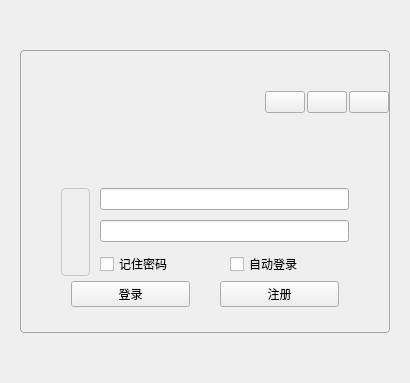
<?xml version="1.0" encoding="UTF-8"?>
<ui version="4.0">
 <class>LoginWidget</class>
 <widget class="QWidget" name="LoginWidget">
  <property name="geometry">
   <rect>
    <x>0</x>
    <y>0</y>
    <width>410</width>
    <height>383</height>
   </rect>
  </property>
  <property name="windowTitle">
   <string>Form</string>
  </property>
  <property name="styleSheet">
   <string notr="true">QWidget#page,QWidget#page_2{
border:1px solid #A5A6A8;
border-radius:4px;
}</string>
  </property>
  <layout class="QVBoxLayout" name="verticalLayout_8">
   <property name="spacing">
    <number>0</number>
   </property>
   <property name="leftMargin">
    <number>20</number>
   </property>
   <property name="topMargin">
    <number>50</number>
   </property>
   <property name="rightMargin">
    <number>20</number>
   </property>
   <property name="bottomMargin">
    <number>50</number>
   </property>
   <item>
    <widget class="animationLogin" name="stackedWidget">
     <property name="currentIndex">
      <number>0</number>
     </property>
     <widget class="QWidget" name="page">
      <layout class="QVBoxLayout" name="verticalLayout_5">
       <property name="spacing">
        <number>0</number>
       </property>
       <property name="leftMargin">
        <number>1</number>
       </property>
       <property name="topMargin">
        <number>1</number>
       </property>
       <property name="rightMargin">
        <number>1</number>
       </property>
       <property name="bottomMargin">
        <number>1</number>
       </property>
       <item>
        <widget class="QWidget" name="widgetWinTitle" native="true">
         <layout class="QHBoxLayout" name="horizontalLayout_3">
          <property name="spacing">
           <number>2</number>
          </property>
          <property name="leftMargin">
           <number>0</number>
          </property>
          <property name="topMargin">
           <number>0</number>
          </property>
          <property name="rightMargin">
           <number>0</number>
          </property>
          <property name="bottomMargin">
           <number>0</number>
          </property>
          <item>
           <widget class="QLabel" name="labelWinIcon">
            <property name="text">
             <string/>
            </property>
            <property name="pixmap">
             <pixmap resource="resource.qrc">:/resource/images/robot.png</pixmap>
            </property>
            <property name="alignment">
             <set>Qt::AlignCenter</set>
            </property>
           </widget>
          </item>
          <item>
           <widget class="QLabel" name="labelWinTitle">
            <property name="sizePolicy">
             <sizepolicy hsizetype="Preferred" vsizetype="Preferred">
              <horstretch>1</horstretch>
              <verstretch>0</verstretch>
             </sizepolicy>
            </property>
            <property name="text">
             <string/>
            </property>
            <property name="alignment">
             <set>Qt::AlignLeading|Qt::AlignLeft|Qt::AlignVCenter</set>
            </property>
           </widget>
          </item>
          <item>
           <widget class="QPushButton" name="btnWinMenu">
            <property name="text">
             <string/>
            </property>
            <property name="icon">
             <iconset resource="resource.qrc">
              <normaloff>:/resource/common/ic_login_cfg.png</normaloff>:/resource/common/ic_login_cfg.png</iconset>
            </property>
           </widget>
          </item>
          <item>
           <widget class="QPushButton" name="btnWinMin">
            <property name="text">
             <string/>
            </property>
            <property name="icon">
             <iconset resource="resource.qrc">
              <normaloff>:/resource/common/ic_min.png</normaloff>:/resource/common/ic_min.png</iconset>
            </property>
           </widget>
          </item>
          <item>
           <widget class="QPushButton" name="btnWinClose">
            <property name="text">
             <string/>
            </property>
            <property name="icon">
             <iconset resource="resource.qrc">
              <normaloff>:/resource/common/ic_close_white.png</normaloff>:/resource/common/ic_close_white.png</iconset>
            </property>
           </widget>
          </item>
         </layout>
        </widget>
       </item>
       <item>
        <widget class="QWidget" name="widgetBody" native="true">
         <layout class="QVBoxLayout" name="verticalLayout_3">
          <property name="spacing">
           <number>0</number>
          </property>
          <property name="leftMargin">
           <number>0</number>
          </property>
          <property name="topMargin">
           <number>0</number>
          </property>
          <property name="rightMargin">
           <number>0</number>
          </property>
          <property name="bottomMargin">
           <number>0</number>
          </property>
          <item>
           <widget class="QLabel" name="label_3">
            <property name="text">
             <string/>
            </property>
            <property name="textFormat">
             <enum>Qt::AutoText</enum>
            </property>
            <property name="pixmap">
             <pixmap resource="resource.qrc">:/resource/background/logo.jpg</pixmap>
            </property>
            <property name="scaledContents">
             <bool>true</bool>
            </property>
            <property name="alignment">
             <set>Qt::AlignCenter</set>
            </property>
           </widget>
          </item>
          <item>
           <layout class="QVBoxLayout" name="verticalLayout_2">
            <property name="leftMargin">
             <number>40</number>
            </property>
            <property name="topMargin">
             <number>20</number>
            </property>
            <property name="rightMargin">
             <number>40</number>
            </property>
            <property name="bottomMargin">
             <number>20</number>
            </property>
            <item>
             <layout class="QHBoxLayout" name="horizontalLayout_2">
              <property name="spacing">
               <number>10</number>
              </property>
              <property name="leftMargin">
               <number>0</number>
              </property>
              <item>
               <widget class="QLabel" name="labelUserHead">
                <property name="sizePolicy">
                 <sizepolicy hsizetype="Preferred" vsizetype="Preferred">
                  <horstretch>0</horstretch>
                  <verstretch>0</verstretch>
                 </sizepolicy>
                </property>
                <property name="font">
                 <font>
                  <bold>false</bold>
                  <kerning>true</kerning>
                 </font>
                </property>
                <property name="styleSheet">
                 <string notr="true">border:1px solid #C9C9C9;
padding-left:10px;
padding-right:10px;
border-radius:4px;


</string>
                </property>
                <property name="text">
                 <string/>
                </property>
                <property name="pixmap">
                 <pixmap resource="resource.qrc">:/resource/head/head-64.png</pixmap>
                </property>
                <property name="alignment">
                 <set>Qt::AlignCenter</set>
                </property>
                <property name="wordWrap">
                 <bool>false</bool>
                </property>
                <property name="indent">
                 <number>-1</number>
                </property>
               </widget>
              </item>
              <item>
               <layout class="QVBoxLayout" name="verticalLayout">
                <item>
                 <widget class="QIconLineEdit" name="lineEditUser"/>
                </item>
                <item>
                 <widget class="QIconLineEdit" name="lineEditPasswed"/>
                </item>
                <item>
                 <layout class="QHBoxLayout" name="horizontalLayout">
                  <item>
                   <widget class="QCheckBox" name="checkBoxPasswd">
                    <property name="text">
                     <string>记住密码</string>
                    </property>
                   </widget>
                  </item>
                  <item>
                   <widget class="QCheckBox" name="checkBoxAutoLogin">
                    <property name="text">
                     <string>自动登录</string>
                    </property>
                   </widget>
                  </item>
                 </layout>
                </item>
               </layout>
              </item>
             </layout>
            </item>
            <item>
             <layout class="QHBoxLayout" name="horizontalLayout_8">
              <property name="spacing">
               <number>30</number>
              </property>
              <property name="leftMargin">
               <number>10</number>
              </property>
              <property name="topMargin">
               <number>5</number>
              </property>
              <property name="rightMargin">
               <number>10</number>
              </property>
              <property name="bottomMargin">
               <number>5</number>
              </property>
              <item>
               <widget class="QPushButton" name="btnLogin">
                <property name="text">
                 <string>登录</string>
                </property>
               </widget>
              </item>
              <item>
               <widget class="QPushButton" name="btnRegedit">
                <property name="text">
                 <string>注册</string>
                </property>
               </widget>
              </item>
             </layout>
            </item>
           </layout>
          </item>
         </layout>
        </widget>
       </item>
      </layout>
     </widget>
     <widget class="QWidget" name="page_2">
      <layout class="QVBoxLayout" name="verticalLayout_4">
       <property name="spacing">
        <number>0</number>
       </property>
       <property name="leftMargin">
        <number>0</number>
       </property>
       <property name="topMargin">
        <number>0</number>
       </property>
       <property name="rightMargin">
        <number>0</number>
       </property>
       <property name="bottomMargin">
        <number>0</number>
       </property>
       <item>
        <widget class="QWidget" name="widgetWinTitle_2" native="true">
         <property name="minimumSize">
          <size>
           <width>0</width>
           <height>30</height>
          </size>
         </property>
         <property name="maximumSize">
          <size>
           <width>16777215</width>
           <height>30</height>
          </size>
         </property>
         <layout class="QHBoxLayout" name="horizontalLayout_5" stretch="1,0,0">
          <property name="spacing">
           <number>5</number>
          </property>
          <property name="leftMargin">
           <number>10</number>
          </property>
          <property name="topMargin">
           <number>0</number>
          </property>
          <property name="rightMargin">
           <number>0</number>
          </property>
          <property name="bottomMargin">
           <number>0</number>
          </property>
          <item>
           <widget class="QLabel" name="labelWinTitle_2">
            <property name="styleSheet">
             <string notr="true">color: #FFFFFF;</string>
            </property>
            <property name="text">
             <string>登录配置</string>
            </property>
           </widget>
          </item>
          <item>
           <widget class="QPushButton" name="btnWinMin_2">
            <property name="focusPolicy">
             <enum>Qt::NoFocus</enum>
            </property>
            <property name="text">
             <string/>
            </property>
            <property name="icon">
             <iconset resource="resource.qrc">
              <normaloff>:/resource/common/ic_min.png</normaloff>:/resource/common/ic_min.png</iconset>
            </property>
           </widget>
          </item>
          <item>
           <widget class="QPushButton" name="btnWinClose_2">
            <property name="focusPolicy">
             <enum>Qt::NoFocus</enum>
            </property>
            <property name="text">
             <string/>
            </property>
            <property name="icon">
             <iconset resource="resource.qrc">
              <normaloff>:/resource/common/ic_close_white.png</normaloff>:/resource/common/ic_close_white.png</iconset>
            </property>
           </widget>
          </item>
         </layout>
        </widget>
       </item>
       <item>
        <widget class="QWidget" name="widgetBody_2" native="true">
         <layout class="QVBoxLayout" name="verticalLayout_6">
          <item>
           <widget class="QGroupBox" name="groupBox">
            <property name="title">
             <string>服务器设置</string>
            </property>
            <layout class="QVBoxLayout" name="verticalLayout_7">
             <item>
              <layout class="QHBoxLayout" name="horizontalLayout_6">
               <property name="rightMargin">
                <number>0</number>
               </property>
               <item>
                <layout class="QFormLayout" name="formLayout">
                 <item row="0" column="0">
                  <widget class="QLabel" name="label_5">
                   <property name="text">
                    <string>服务器地址配置：</string>
                   </property>
                  </widget>
                 </item>
                 <item row="0" column="1">
                  <widget class="QIPLineEdit" name="lineEditHostAddr">
                   <property name="text">
                    <string>192.168.0.103</string>
                   </property>
                  </widget>
                 </item>
                 <item row="1" column="0">
                  <widget class="QLabel" name="label_6">
                   <property name="text">
                    <string>消息服务器端口：</string>
                   </property>
                  </widget>
                 </item>
                 <item row="1" column="1">
                  <widget class="QLineEdit" name="lineEditHostMsgPort">
                   <property name="text">
                    <string>60100</string>
                   </property>
                  </widget>
                 </item>
                 <item row="2" column="0">
                  <widget class="QLabel" name="label_7">
                   <property name="text">
                    <string>文件服务器端口：</string>
                   </property>
                  </widget>
                 </item>
                 <item row="2" column="1">
                  <widget class="QLineEdit" name="lineEditHostFilePort">
                   <property name="text">
                    <string>60101</string>
                   </property>
                  </widget>
                 </item>
                </layout>
               </item>
              </layout>
             </item>
             <item>
              <spacer name="verticalSpacer">
               <property name="orientation">
                <enum>Qt::Vertical</enum>
               </property>
               <property name="sizeHint" stdset="0">
                <size>
                 <width>20</width>
                 <height>157</height>
                </size>
               </property>
              </spacer>
             </item>
            </layout>
           </widget>
          </item>
          <item>
           <layout class="QHBoxLayout" name="horizontalLayout_7">
            <item>
             <spacer name="horizontalSpacer">
              <property name="orientation">
               <enum>Qt::Horizontal</enum>
              </property>
              <property name="sizeHint" stdset="0">
               <size>
                <width>40</width>
                <height>20</height>
               </size>
              </property>
             </spacer>
            </item>
            <item>
             <widget class="QPushButton" name="btnCancel">
              <property name="text">
               <string>取消</string>
              </property>
             </widget>
            </item>
            <item>
             <widget class="QPushButton" name="btnSaveCfg">
              <property name="text">
               <string>确定</string>
              </property>
             </widget>
            </item>
           </layout>
          </item>
         </layout>
        </widget>
       </item>
      </layout>
     </widget>
    </widget>
   </item>
  </layout>
 </widget>
 <customwidgets>
  <customwidget>
   <class>QIPLineEdit</class>
   <extends>QLineEdit</extends>
   <header>clineedit.h</header>
  </customwidget>
  <customwidget>
   <class>QIconLineEdit</class>
   <extends>QLineEdit</extends>
   <header>clineedit.h</header>
  </customwidget>
  <customwidget>
   <class>animationLogin</class>
   <extends>QStackedWidget</extends>
   <header location="global">animationlogin.h</header>
   <container>1</container>
  </customwidget>
 </customwidgets>
 <resources>
  <include location="resource.qrc"/>
 </resources>
 <connections>
  <connection>
   <sender>btnWinClose</sender>
   <signal>clicked()</signal>
   <receiver>LoginWidget</receiver>
   <slot>close()</slot>
   <hints>
    <hint type="sourcelabel">
     <x>352</x>
     <y>31</y>
    </hint>
    <hint type="destinationlabel">
     <x>190</x>
     <y>171</y>
    </hint>
   </hints>
  </connection>
  <connection>
   <sender>btnWinClose_2</sender>
   <signal>clicked()</signal>
   <receiver>LoginWidget</receiver>
   <slot>close()</slot>
   <hints>
    <hint type="sourcelabel">
     <x>375</x>
     <y>64</y>
    </hint>
    <hint type="destinationlabel">
     <x>204</x>
     <y>191</y>
    </hint>
   </hints>
  </connection>
 </connections>
</ui>
